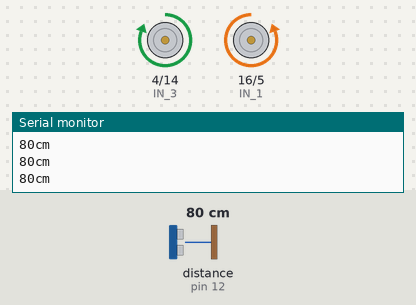
Simulated run of this sketch. Board: Arduino Uno, built with avr-gcc and run on an emulated ATmega328P. On the bench: motor-driver pin pairs drawn as motors (green arrow = first pin HIGH = forward, orange = second pin HIGH = backward, longer = more drive), the last lines printed to the serial monitor. The inputs (shaded band) are chosen by the test bench; at power-on: distance to the obstacle (sensor on pin 12) 80 cm. The echo pulse lasts 58.3 µs per cm.

Above: at 1.2 s.
1.3 s: distance to the obstacle (sensor on pin 12) set to 11 cm
2.8 s: distance to the obstacle (sensor on pin 12) set to 8 cm
At 3.6 s:
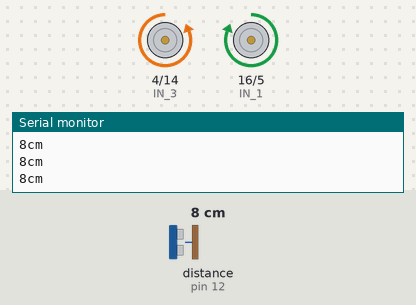
4.4 s: distance to the obstacle (sensor on pin 12) set to 18 cm
At 5.1 s:
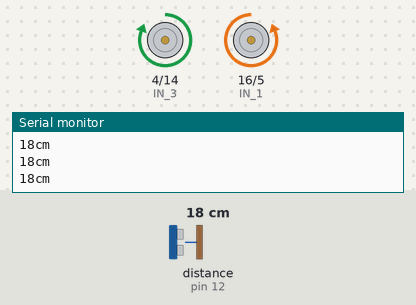
6.0 s: distance to the obstacle (sensor on pin 12) set to 2 cm
At 6.9 s:
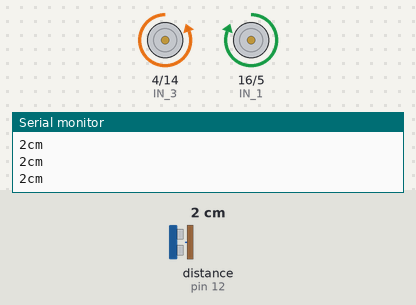
Timing chart, 0 to 8.7 s (numbered marks = the images above; inputs shaded):
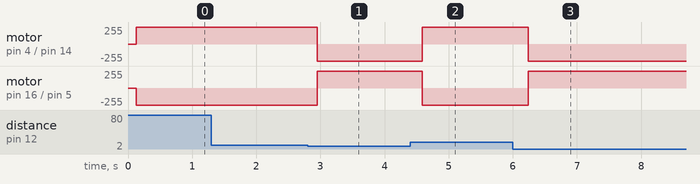

Measured:
- the behaviour switches between 10 and 9 cm on distance to the obstacle (sensor on pin 12) (found by bisection; images 0 and 1)
- after the input at 2.8 s, motor on pin 4 (IN_3) / pin 14 (IN_4): forward 255/255 → backward 255/255 after 0.15 s; motor on pin 16 (IN_1) / pin 5 (IN_2): backward 255/255 → forward 255/255 after 0.15 s
- after the input at 4.4 s, motor on pin 4 (IN_3) / pin 14 (IN_4): backward 255/255 → forward 255/255 after 0.19 s; motor on pin 16 (IN_1) / pin 5 (IN_2): forward 255/255 → backward 255/255 after 0.19 s
- after the input at 6.0 s, motor on pin 4 (IN_3) / pin 14 (IN_4): forward 255/255 → backward 255/255 after 0.24 s; motor on pin 16 (IN_1) / pin 5 (IN_2): backward 255/255 → forward 255/255 after 0.24 s

The sketch:

Follower.ino
```cpp
   #include "SR04.h"
#define TRIG_PIN 12
#define ECHO_PIN 13
SR04 sr04 = SR04(ECHO_PIN,TRIG_PIN);
long a;
#define IN_1  16
#define IN_2  5
#define IN_3  4
#define IN_4  14

void setup()
{
pinMode(IN_1, OUTPUT);
 pinMode(IN_2, OUTPUT);
 pinMode(IN_3, OUTPUT);
 pinMode(IN_4, OUTPUT);

Serial.begin(9600);
}
void loop()
{
a=sr04.Distance();
   Serial.print(a);
   Serial.println("cm");
   delay(100);
if(a>=10)
{
digitalWrite(IN_1,LOW );
digitalWrite(IN_2, HIGH);
digitalWrite(IN_3, HIGH);
digitalWrite(IN_4, LOW);
  }
else

{
digitalWrite(IN_1, HIGH);
digitalWrite(IN_2, LOW);
digitalWrite(IN_3, LOW);
 digitalWrite(IN_4, HIGH);

  }

}
```
